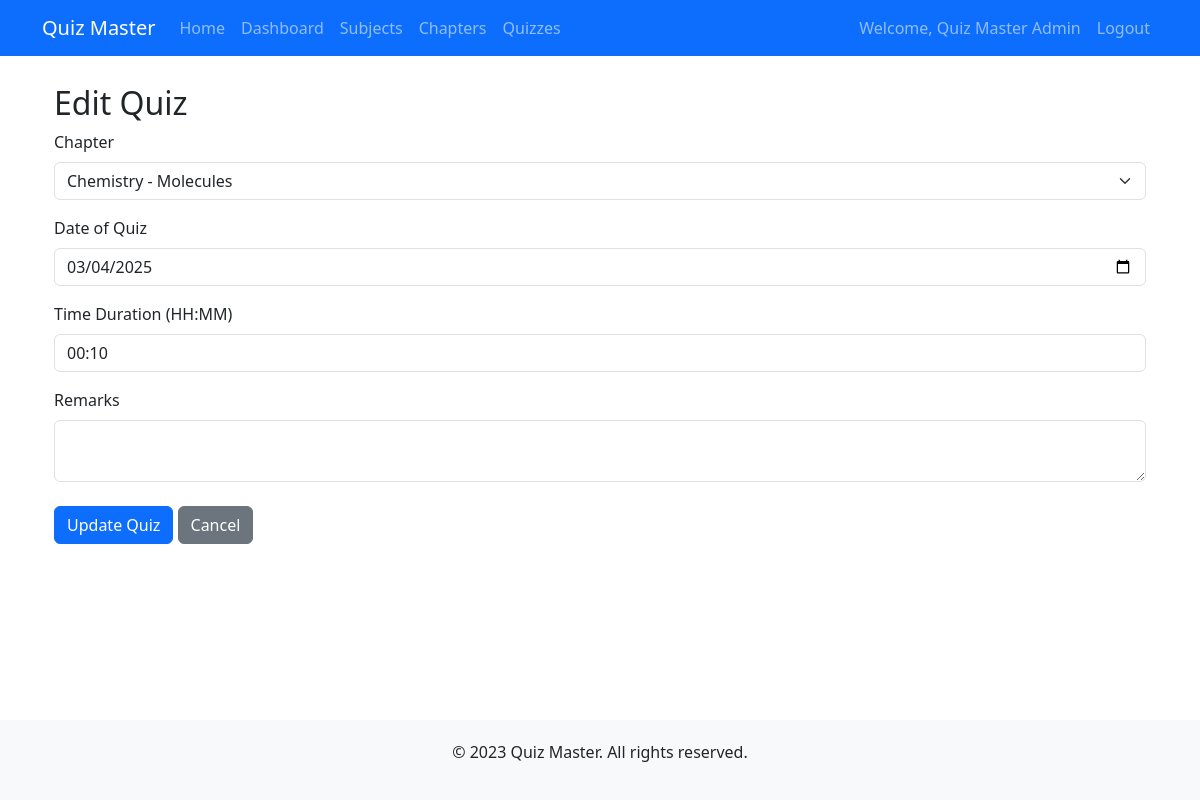
The app's page /admin/quizzes/edit/2 (signed in) with its own data.
### models.py (models this page shows, shortened)
class User(db.Model, UserMixin):
    id = db.Column(db.Integer, primary_key=True)
    username = db.Column(db.String(100), unique=True, nullable=False)
    password_hash = db.Column(db.String(200), nullable=False)
    full_name = db.Column(db.String(100), nullable=False)
    qualification = db.Column(db.String(100))
    dob = db.Column(db.Date)
    is_admin = db.Column(db.Boolean, default=False)
    quiz_attempts = db.relationship('Score', backref='user', lazy=True)

class Quiz(db.Model):
    id = db.Column(db.Integer, primary_key=True)
    chapter_id = db.Column(db.Integer, db.ForeignKey('chapter.id'), nullable=False)
    date_of_quiz = db.Column(db.Date, nullable=False)
    time_duration = db.Column(db.String(5), nullable=False)  # Format: "HH:MM"
    remarks = db.Column(db.Text)
    questions = db.relationship('Question', backref='quiz', lazy=True, cascade="all, delete-orphan")
    attempts = db.relationship('Score', backref='quiz', lazy=True)

### app.py (the view, shortened to what this page needs)
@app.route('/admin/quizzes/edit/<int:quiz_id>', methods=['GET', 'POST'])
@login_required
def edit_quiz(quiz_id):
    if not current_user.is_admin:
        flash('Access denied', 'danger')
        return redirect(url_for('index'))
    quiz = Quiz.query.get_or_404(quiz_id)
    form = QuizForm(obj=quiz)
    form.chapter_id.choices = [(c.id, f"{c.subject.name} - {c.name}") for c in Chapter.query.all()]
    if request.method == 'GET':
        form.chapter_id.data = quiz.chapter_id
    return render_template('admin/edit_quiz.html', form=form, quiz=quiz)

### forms.py
class QuizForm(FlaskForm):
    chapter_id = SelectField('Chapter', coerce=int, validators=[DataRequired()])
    date_of_quiz = DateField('Date of Quiz', format='%Y-%m-%d', validators=[DataRequired()])
    time_duration = StringField('Time Duration (HH:MM)', validators=[DataRequired()])
    remarks = TextAreaField('Remarks')
    submit = SubmitField('Add Quiz')

### app.py (called while the page is built)
@login_manager.user_loader
def load_user(user_id):
    return User.query.get(int(user_id))

### templates/admin/edit_quiz.html (shortened to what this page needs)
{% extends 'admin/base.html' %}
{% block content %}
<div class="container mt-4">
    <h2>Edit Quiz</h2>
    <form method="POST">
        <div class="form-group">
            {{ form.chapter_id.label(class="form-label") }}
            {{ form.chapter_id(class="form-select") }}
        </div>
        <div class="form-group mt-3">
            {{ form.date_of_quiz.label(class="form-label") }}
            {{ form.date_of_quiz(class="form-control", type="date") }}
        </div>
        <div class="form-group mt-3">
            {{ form.time_duration.label(class="form-label") }}
            {{ form.time_duration(class="form-control") }}
        </div>
        <div class="form-group mt-3">
            {{ form.remarks.label(class="form-label") }}
            {{ form.remarks(class="form-control") }}
        </div>
        <div class="mt-4">
            <button type="submit" class="btn btn-primary">Update Quiz</button>
            <a href="{{ url_for('admin_quizzes') }}" class="btn btn-secondary">Cancel</a>
        </div>
    </form>
</div>
{% endblock %}

### templates/base.html (shortened to what this page needs)
<!DOCTYPE html>
<html lang="en">
<head>
    <link href="https://cdn.jsdelivr.net/npm/bootstrap@5.3.0-alpha1/dist/css/bootstrap.min.css" rel="stylesheet">
</head>
<body>
    <nav class="navbar navbar-expand-lg navbar-dark bg-primary fixed-top">
        <div class="container">
            <a class="navbar-brand" href="{{ url_for('index') }}">Quiz Master</a>
            <div class="collapse navbar-collapse" id="navbarNav">
                <ul class="navbar-nav me-auto">
                    <li class="nav-item">
                        <a class="nav-link" href="{{ url_for('index') }}">Home</a>
                    </li>
                    {% if current_user.is_authenticated %}
                        {% if current_user.is_admin %}
                            <li class="nav-item">
                                <a class="nav-link" href="{{ url_for('admin_dashboard') }}">Dashboard</a>
                            </li>
                            <li class="nav-item">
                                <a class="nav-link" href="{{ url_for('admin_subjects') }}">Subjects</a>
                            </li>
                            <li class="nav-item">
                                <a class="nav-link" href="{{ url_for('admin_chapters') }}">Chapters</a>
                            </li>
                            <li class="nav-item">
                                <a class="nav-link" href="{{ url_for('admin_quizzes') }}">Quizzes</a>
                            </li>
                        {% endif %}
                    {% endif %}
                </ul>
                <ul class="navbar-nav">
                    {% if current_user.is_authenticated %}
                        <li class="nav-item">
                            <span class="nav-link">Welcome, {{ current_user.full_name }}</span>
                        </li>
                        <li class="nav-item">
                            <a class="nav-link" href="{{ url_for('logout') }}">Logout</a>
                        </li>
                    {% endif %}
                </ul>
            </div>
        </div>
    </nav>
    <div class="container content">
        {% block content %}{% endblock %}
    </div>
    <footer class="text-center">
        <div class="container">
            <p>&copy; 2023 Quiz Master. All rights reserved.</p>
        </div>
    </footer>
</body>
</html>

### templates/base.html (style rules this page uses)
body { padding-top: 60px; min-height: 100vh; display: flex; flex-direction: column; }
.content { flex: 1; }
footer { margin-top: auto; padding: 20px 0; background-color: #f8f9fa; }

### records on screen
User: full_name "Quiz Master Admin"
Quiz: chapter_id "Chemistry - Molecules", date_of_quiz "03/04/2025", time_duration "00:10"
